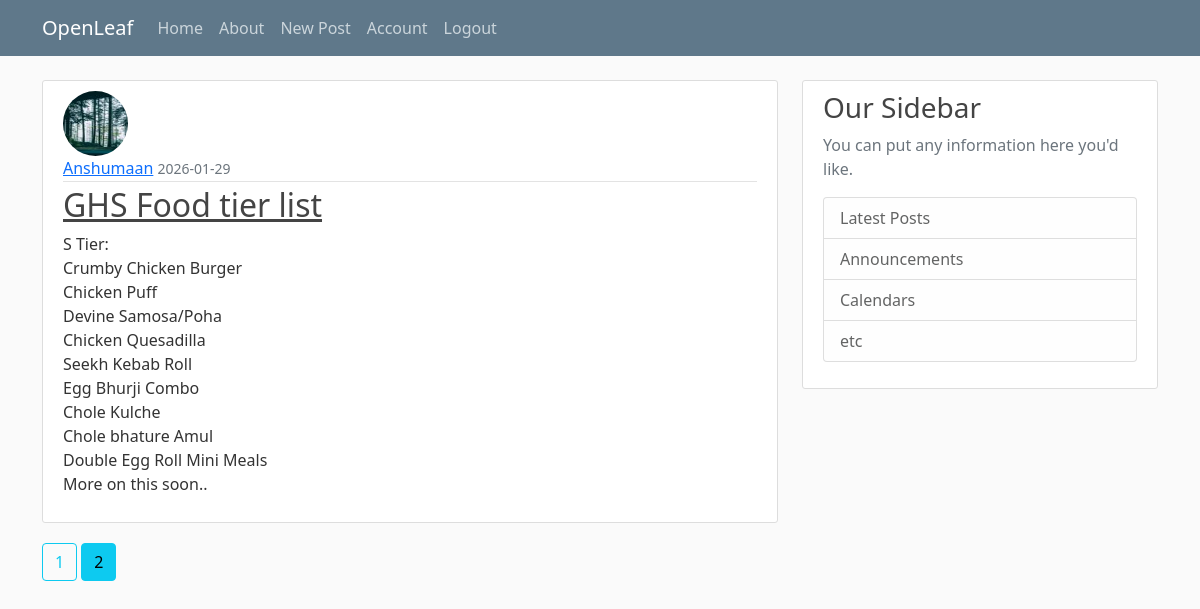
Screenshot of /home?page=2 (signed in) with the database file from the repository.
### main/models.py (models this page shows, shortened)
class Post(db.Model):
    id = db.Column(db.Integer, primary_key=True)
    title = db.Column(db.String(100), nullable=False)
    date_posted = db.Column(db.DateTime, nullable=False, default=datetime.utcnow)
    content = db.Column(db.Text, nullable=False)
    user_id = db.Column(db.Integer, db.ForeignKey('user.id'), nullable=False)

class User(db.Model, UserMixin):
    id = db.Column(db.Integer, primary_key=True)
    username = db.Column(db.String(20), unique=True, nullable=False)
    email = db.Column(db.String(120), unique=True, nullable=False)
    image_file = db.Column(db.String(20), nullable=False, default='default.jpg')
    password = db.Column(db.String(60), nullable=False)
    posts = db.relationship('Post', backref='author', lazy=True)

### main/mmain/routes.py (the view)
@mmain.route("/")
@mmain.route("/home")
def home():
    page = request.args.get('page', 1, type=int)
    posts = Post.query.order_by(Post.date_posted.desc()).paginate(page=page, per_page=5)
    return render_template('home.html', posts=posts)

### main/models.py (called while the page is built)
@login_manager.user_loader
def load_user(user_id):
    return User.query.get(int(user_id))

### main/templates/home.html
{% extends "layout.html" %}
{% block content %}
    {% for post in posts.items %}
        <article class="media content-section">
          <img class="rounded-circle article-img"
               src="{{ url_for('static', filename='profile_pics/' + post.author.image_file)}}">
          <div class="media-body">
            <div class="article-metadata">
              <a class="mr-2" href="{{ url_for('users.user_posts', username=post.author.username) }}">
                  {{ post.author.username }}</a>
              <small class="text-muted">{{ post.date_posted.strftime('%Y-%m-%d') }}</small>
            </div>
            <h2><a class="article-title" href="{{ url_for('posts.post', post_id=post.id)}}">{{ post.title }}</a></h2>
            <p class="article-content">{{ post.content }}</p>
          </div>
        </article>
    {% endfor %}
    {% for page_num in posts.iter_pages(left_edge=1, right_edge=1, left_current=1, right_current=2) %}
      {% if page_num %}
        {% if posts.page == page_num %}
          <a class="btn btn-info mb-4" href="{{ url_for('mmain.home', page=page_num) }}">{{ page_num }}</a>
        {% else %}
          <a class="btn btn-outline-info mb-4" href="{{ url_for('mmain.home', page=page_num) }}">{{ page_num }}</a>
        {% endif %}
      {% else %}
        ...
      {% endif %}
    {% endfor %}
{% endblock content %}

### main/static/style.css (style rules this page uses)
body { background: #fafafa; color: #333333; margin-top: 5rem; }
h1, h2, h3, h4, h5, h6 { color: #444444; }
.content-section { background: #ffffff; padding: 10px 20px; border: 1px solid #dddddd; border-radius: 3px; margin-bottom: 20px; }
.article-title { color: #444444; }
.article-content { white-space: pre-line; }
.article-img { height: 65px; width: 65px; margin-right: 16px; }
.article-metadata { padding-bottom: 1px; margin-bottom: 4px; border-bottom: 1px solid #e3e3e3 }

### rows the page displays
Post: image_file (picture), author.username "Anshumaan", date_posted "2026-01-29", title "GHS Food tier list", content "S Tier: Crumby Chicken Burger Chicken Puff Devine Samosa/Poha Chicken Quesadilla Seekh Kebab Roll Egg Bhurji Combo Chole Kulche Chole bhature Amul Double Egg Roll Mini Meals More on this soon.."

### other values shown
{{ page_num }} "1"
{{ page_num }} "2"
